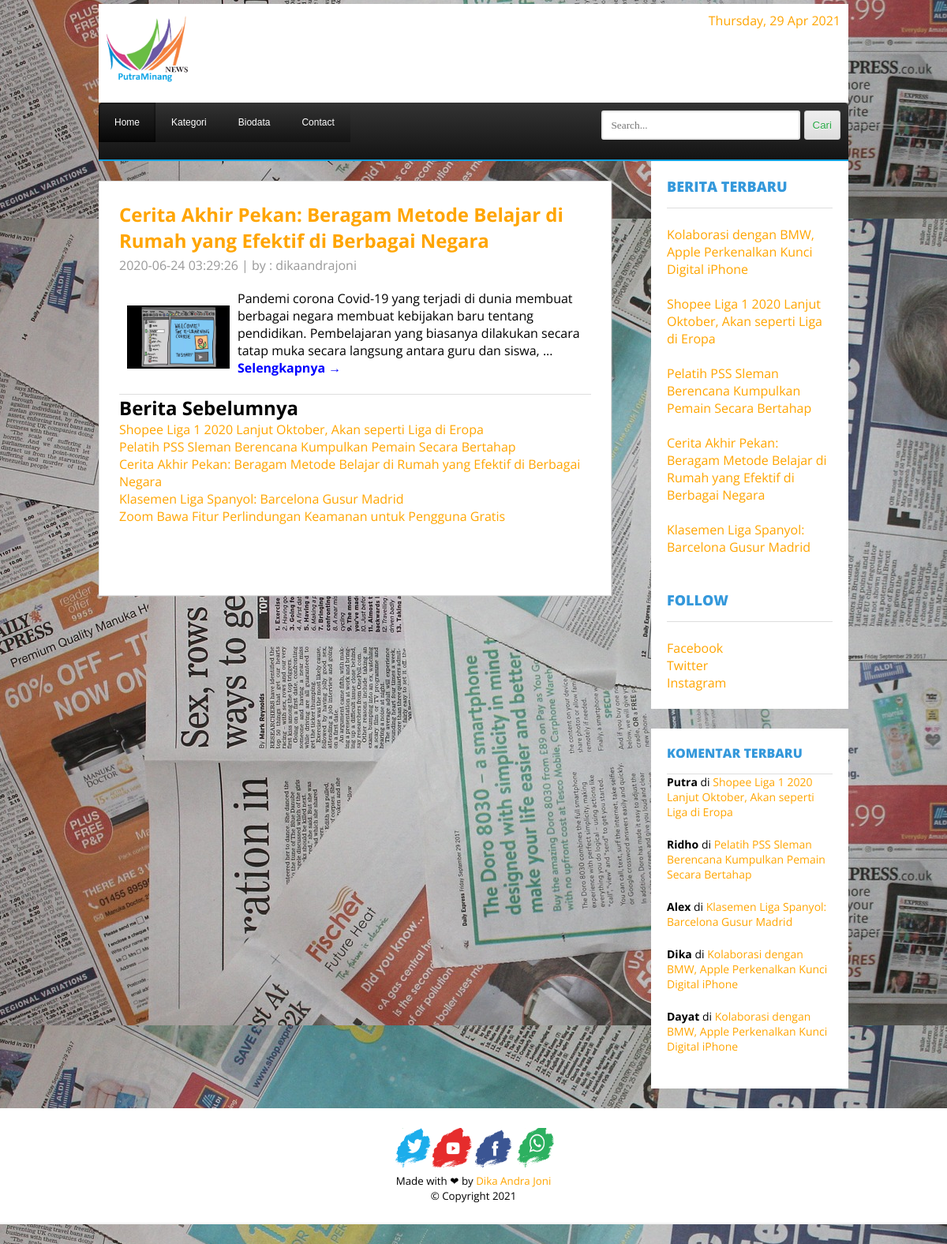
The page /index.php?page=kategori&berita=pendidikan on the database its author committed.
### tables this page shows
CREATE TABLE `berita` (
  `id_berita` int(11) NOT NULL,
  `id_kategori` int(11) NOT NULL,
  `id_user` int(11) NOT NULL,
  `judul` varchar(100) NOT NULL,
  `isi_berita` text NOT NULL,
  `gambar` varchar(100) NOT NULL,
  `tgl_posting` timestamp NOT NULL DEFAULT CURRENT_TIMESTAMP ON UPDATE CURRENT_TIMESTAMP
);

CREATE TABLE `komentar` (
  `id_komentar` int(11) NOT NULL,
  `id_berita` int(11) NOT NULL,
  `nama` varchar(100) NOT NULL,
  `email` varchar(100) NOT NULL,
  `isi_komentar` tinytext NOT NULL,
  `date_created` timestamp NOT NULL DEFAULT CURRENT_TIMESTAMP ON UPDATE CURRENT_TIMESTAMP
);

CREATE TABLE `user` (
  `id` int(11) NOT NULL,
  `username` varchar(25) NOT NULL,
  `password` varchar(40) NOT NULL,
  `level` varchar(20) NOT NULL
);

### kategori.php (the view, shortened to what this page needs)
<div class='blog-post'>
<?php
include "admin/koneksi.php";
$berita=isset($_GET['berita']) ? $_GET['berita'] : '';
switch ($berita) {
	case 'pendidikan' :
		if($_GET['module']==''){
		$terkini = mysqli_query($koneksi, "SELECT * FROM berita WHERE id_kategori=5 ORDER BY id_berita DESC LIMIT 3");
	while($t=mysqli_fetch_array($terkini)){
		$u = mysqli_query($koneksi, "SELECT * FROM user WHERE id='$t[id_user]'");
		$nu = mysqli_fetch_array($u);
		echo "<a href=?module=detailberita&id=$t[id_berita]><h2 class='blog-post-title'>$t[judul]</h2></a>";
		echo "<p class='blog-post-meta'>$t[tgl_posting] | by : $nu[username]</p>";
		if($t['gambar']!=''){
			echo "<img src='admin/foto_berita/$t[gambar]' width=150 height=100 hspace=10 border=0 align=left>";
		}
		$isi_berita = htmlentities(strip_tags($t['isi_berita']));
		$isi = substr($isi_berita,0,210);
		$isi= substr($isi_berita,0,strrpos($isi," "));
		echo "<p>$isi ... <br/><a  class='continue-lendo' href=?module=detailberita&id=$t[id_berita]>Selengkapnya →</a> <br><br><hr color=white></p> ";
	}
	echo "<h2>Berita Sebelumnya</h2>";
	$sebelum=mysqli_query($koneksi,"SELECT * FROM berita ORDER BY id_berita DESC LIMIT 1,5");
	while ($s=mysqli_fetch_array($sebelum)){
		echo "<p><a href=?module=detailberita&id=$s[id_berita]>$s[judul]</a></p>";
	}
} else if($_GET['module']=='detailberita'){
	$detail=mysqli_query($koneksi, "SELECT * FROM berita WHERE id_berita='$_GET[id]'");
	$d = mysqli_fetch_array($detail);
	$u = mysqli_query($koneksi, "select * from user where id='[id_user]'");
	$nu = mysqli_fetch_array($u);
	echo "<a href=?module=detailberita&id=$d[id_berita]><h2>$d[judul]</h2></a>";
	echo "<p class='blog-post-meta'>$d[tgl_posting] | by : $nu[username]</p>";
	if ($d['gambar']!=''){
		echo "<img src='admin/foto_berita/$d[gambar]' width=150 height=100 hspace=10 border=0 align='left'>";
	}
	echo "<p>$d[isi_berita]</p>";
	echo "<br> [ <a href=javascript:history.go(-1)>Kembali</a> ] <br/><br></p>";
	include_once 'form_komentar.php';
	$sql=mysqli_query($koneksi, "SELECT * FROM komentar order by id_komentar DESC limit 5");
	echo "<br><h4> Komentar </h4><br>";
	while($ambil=mysqli_fetch_array($sql)){
		$u = mysqli_query($koneksi, "SELECT * FROM komentar WHERE id_berita='$d[id_berita]'");
		$nu = mysqli_fetch_array($u);
		echo "<br><p> $ambil[nama] | $ambil[email] </p>";
		echo "<div id='formKomentar'>$ambil[isi_komentar]</div>";
		echo "<br><hr/><br/>";
	}
}
		break;
}
?>
</div>

### sidebar.php (shortened to what this page needs)
<div class="sidebar-module">
<h2>Berita Terbaru</h2><hr/><br>
<ol class="list-unstyled">
	<?php
		include_once 'admin/koneksi.php';
		$terkini = mysqli_query($koneksi, "SELECT * FROM berita ORDER BY id_berita DESC LIMIT 5");
		while($t=mysqli_fetch_array($terkini)){
			echo "<li><a href=?module=detailberita&id=$t[id_berita]>$t[judul]</a></li><br>";
		}
	?>
</ol><br>
	<h2>Follow</h2><hr/><br>
	<ol class="list-unstyled">
		<li><a href="https://www.facebook.com/dika.andrajoni"> Facebook</a></li>
		<li><a href="https://twitter.com/joni_dika"> Twitter</a></li>
		<li><a href="https://www.instagram.com/ddiiiiiikkkka"> Instagram</a></li>
	</ol>
</div>

### komentar.php (shortened to what this page needs)
<?php
	include 'admin/koneksi.php';
	$sql=mysqli_query($koneksi, "SELECT id_berita, nama, judul FROM komentar join berita using(id_berita) order by id_komentar DESC limit 5");
	while($ambil=mysqli_fetch_array($sql)){
		echo "<p style='text-size:7;'><b>$ambil[nama]</b> di <a href=?module=detailberita&id=$ambil[id_berita]>$ambil[judul]</a><br>";
		echo "</p><br/>";
	}
?>

### css/style-blog-dika.css (style rules this page uses)
:root { --page-header-bgColor: #242e42; --page-header-bgColor-hover: #1d2636; --page-header-txtColor: #dde9f8; --page-header-headingColor: #7889a4; --page-header-width: 220px; --page-content-bgColor: #f0f1f6; --page-content-txtColor: #171616; --page-content-blockColor: #fff; --white: #fff; --black: #333; --blue: #00b9eb; --red: #ec1848; --border-radius: 4px; --box-shadow: 0 0 10px -2px rgba(0, 0, 0, 0.075); }
* { padding: 0; margin: 0; box-sizing: border-box; }

### rows shown on the page
berita: judul "Kolaborasi dengan BMW, Apple Perkenalkan Kunci Digital iPhone"
berita: judul "Shopee Liga 1 2020 Lanjut Oktober, Akan seperti Liga di Eropa"
berita: judul "Pelatih PSS Sleman Berencana Kumpulkan Pemain Secara Bertahap"
berita: judul "Cerita Akhir Pekan: Beragam Metode Belajar di Rumah yang Efektif di Berbagai Negara", tgl_posting "2020-06-24 03:29:26", id_user.username "dikaandrajoni", gambar (picture), isi_berita "Pandemi corona Covid-19 yang terjadi di dunia membuat berbagai negara membuat kebijakan baru tentang pendidikan. Pembelajaran yang biasanya dilakukan secara tatap muka secara langsung antara guru dan siswa,"
berita: judul "Klasemen Liga Spanyol: Barcelona Gusur Madrid"
komentar: nama "Putra", id_berita.judul "Shopee Liga 1 2020 Lanjut Oktober, Akan seperti Liga di Eropa"
komentar: nama "Ridho", id_berita.judul "Pelatih PSS Sleman Berencana Kumpulkan Pemain Secara Bertahap"
komentar: nama "Alex", id_berita.judul "Klasemen Liga Spanyol: Barcelona Gusur Madrid"
komentar: nama "Dika", id_berita.judul "Kolaborasi dengan BMW, Apple Perkenalkan Kunci Digital iPhone"
komentar: nama "Dayat", id_berita.judul "Kolaborasi dengan BMW, Apple Perkenalkan Kunci Digital iPhone"
berita: judul "Zoom Bawa Fitur Perlindungan Keamanan untuk Pengguna Gratis"
